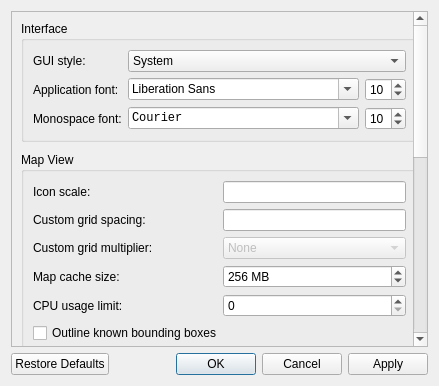
<?xml version="1.0" encoding="UTF-8"?>
<ui version="4.0">
 <class>ConfigDialog</class>
 <widget class="QDialog" name="ConfigDialog">
  <property name="windowTitle">
   <string>Settings</string>
  </property>
  <property name="windowIcon">
   <iconset resource="../rc/icons.qrc">
    <normaloff>:/icons/logo.png</normaloff>:/icons/logo.png</iconset>
  </property>
  <layout class="QGridLayout" name="gridLayout_8">
   <item row="0" column="0">
    <widget class="QScrollArea" name="scrollArea">
     <property name="sizePolicy">
      <sizepolicy hsizetype="MinimumExpanding" vsizetype="Expanding">
       <horstretch>0</horstretch>
       <verstretch>0</verstretch>
      </sizepolicy>
     </property>
     <property name="horizontalScrollBarPolicy">
      <enum>Qt::ScrollBarAlwaysOff</enum>
     </property>
     <property name="widgetResizable">
      <bool>true</bool>
     </property>
     <widget class="QWidget" name="scrollAreaWidgetContents">
      <layout class="QGridLayout" name="gridLayout">
       <property name="verticalSpacing">
        <number>10</number>
       </property>
       <item row="0" column="0">
        <widget class="QGroupBox" name="groupInterface">
         <property name="title">
          <string>Interface</string>
         </property>
         <layout class="QGridLayout" name="gridLayout_2">
          <item row="3" column="0" colspan="2">
           <widget class="QLabel" name="label_13">
            <property name="text">
             <string>Monospace font:</string>
            </property>
           </widget>
          </item>
          <item row="3" column="2">
           <widget class="QFontComboBox" name="fontComboMono">
            <property name="font">
             <font>
              <family>Courier New</family>
             </font>
            </property>
            <property name="fontFilters">
             <set>QFontComboBox::MonospacedFonts</set>
            </property>
           </widget>
          </item>
          <item row="1" column="2" colspan="3">
           <widget class="StyledComboBox" name="comboStyle">
            <property name="iconSize">
             <size>
              <width>0</width>
              <height>16</height>
             </size>
            </property>
            <item>
             <property name="text">
              <string>System</string>
             </property>
            </item>
            <item>
             <property name="text">
              <string>Dark</string>
             </property>
            </item>
            <item>
             <property name="text">
              <string>Light</string>
             </property>
            </item>
           </widget>
          </item>
          <item row="1" column="0" colspan="2">
           <widget class="QLabel" name="label_4">
            <property name="text">
             <string>GUI style:</string>
            </property>
           </widget>
          </item>
          <item row="2" column="2">
           <widget class="QFontComboBox" name="fontComboNorm">
            <property name="fontFilters">
             <set>QFontComboBox::ScalableFonts</set>
            </property>
           </widget>
          </item>
          <item row="2" column="0" colspan="2">
           <widget class="QLabel" name="label_12">
            <property name="text">
             <string>Application font:</string>
            </property>
           </widget>
          </item>
          <item row="2" column="3" colspan="2">
           <widget class="QSpinBox" name="spinFontSizeNorm">
            <property name="minimum">
             <number>2</number>
            </property>
            <property name="value">
             <number>10</number>
            </property>
           </widget>
          </item>
          <item row="3" column="3" colspan="2">
           <widget class="QSpinBox" name="spinFontSizeMono">
            <property name="minimum">
             <number>1</number>
            </property>
            <property name="value">
             <number>10</number>
            </property>
           </widget>
          </item>
         </layout>
        </widget>
       </item>
       <item row="3" column="0">
        <widget class="QGroupBox" name="groupBox">
         <property name="title">
          <string>Export</string>
         </property>
         <layout class="QGridLayout" name="gridLayout_6">
          <item row="1" column="1">
           <widget class="QLineEdit" name="lineSep"/>
          </item>
          <item row="2" column="0">
           <widget class="QLabel" name="label_8">
            <property name="text">
             <string>CSV cell quotation:</string>
            </property>
           </widget>
          </item>
          <item row="2" column="1">
           <widget class="StyledComboBox" name="comboQuote">
            <item>
             <property name="text">
              <string>Where necessary</string>
             </property>
            </item>
            <item>
             <property name="text">
              <string>Single quotes (')</string>
             </property>
            </item>
            <item>
             <property name="text">
              <string>Double quotes (&quot;)</string>
             </property>
            </item>
           </widget>
          </item>
          <item row="1" column="0">
           <widget class="QLabel" name="label_2">
            <property name="text">
             <string>CSV column separator:</string>
            </property>
           </widget>
          </item>
         </layout>
        </widget>
       </item>
       <item row="2" column="0">
       <widget class="QGroupBox" name="groupSearch">
         <property name="title">
          <string>Seed finding</string>
         </property>
         <layout class="QGridLayout" name="gridLayout_3">
          <item row="0" column="0" colspan="2">
           <widget class="QCheckBox" name="checkEnableSeedFinding">
            <property name="toolTip">
             <string>Show the Search tab for finding seeds that match a set of conditions.</string>
            </property>
            <property name="text">
             <string>Enable seed finding tools</string>
            </property>
           </widget>
          </item>
          <item row="1" column="1">
           <widget class="QLineEdit" name="lineMatching"/>
          </item>
          <item row="1" column="0">
           <widget class="QLabel" name="labelMatching">
            <property name="text">
             <string>Maximum number of matching seeds:</string>
            </property>
           </widget>
          </item>
         </layout>
        </widget>
       </item>
       <item row="4" column="0">
        <widget class="QGroupBox" name="groupSession">
         <property name="title">
          <string>Session</string>
         </property>
         <layout class="QGridLayout" name="gridLayout_4">
          <item row="0" column="0" rowspan="2" colspan="2">
           <widget class="QCheckBox" name="checkRestore">
            <property name="text">
             <string>Restore previous session at launch</string>
            </property>
           </widget>
          </item>
          <item row="3" column="1">
           <widget class="QSpinBox" name="spinAutosave">
            <property name="suffix">
             <string> min</string>
            </property>
            <property name="minimum">
             <number>1</number>
            </property>
            <property name="maximum">
             <number>120</number>
            </property>
            <property name="value">
             <number>10</number>
            </property>
           </widget>
          </item>
          <item row="3" column="0">
           <widget class="QCheckBox" name="checkAutosave">
            <property name="text">
             <string>Autosave every:</string>
            </property>
           </widget>
          </item>
          <item row="2" column="0" colspan="2">
           <widget class="QCheckBox" name="checkWindowPos">
            <property name="text">
             <string>Restore window position</string>
            </property>
           </widget>
          </item>
         </layout>
        </widget>
       </item>
       <item row="5" column="0">
        <widget class="QGroupBox" name="groupMisc">
         <property name="title">
          <string>Miscellaneous</string>
         </property>
         <layout class="QGridLayout" name="gridLayout_5">
          <item row="0" column="0">
           <widget class="QCheckBox" name="checkUpdates">
            <property name="text">
             <string>Check for Seed Atlas updates at startup</string>
            </property>
           </widget>
          </item>
         </layout>
        </widget>
       </item>
       <item row="6" column="0">
        <spacer name="verticalSpacerPreferences">
         <property name="orientation">
          <enum>Qt::Vertical</enum>
         </property>
         <property name="sizeHint" stdset="0">
          <size>
           <width>20</width>
           <height>40</height>
          </size>
         </property>
        </spacer>
       </item>
       <item row="1" column="0">
        <widget class="QGroupBox" name="groupBox_2">
         <property name="title">
          <string>Map View</string>
         </property>
         <layout class="QGridLayout" name="gridLayout_7">
          <item row="5" column="2" colspan="2">
           <widget class="QSpinBox" name="spinThreads"/>
          </item>
          <item row="7" column="0" colspan="4">
           <widget class="QCheckBox" name="checkSmooth">
            <property name="toolTip">
             <string>&lt;html&gt;&lt;head/&gt;&lt;body&gt;&lt;p&gt;Simulate inertia for the map view&lt;/p&gt;&lt;/body&gt;&lt;/html&gt;</string>
            </property>
            <property name="text">
             <string>Smooth map motion</string>
            </property>
           </widget>
          </item>
          <item row="0" column="2" colspan="2">
           <widget class="QLineEdit" name="lineIconScale"/>
          </item>
          <item row="6" column="0" colspan="4">
           <widget class="QCheckBox" name="checkBBoxes">
            <property name="text">
             <string>Outline known bounding boxes</string>
            </property>
           </widget>
          </item>
          <item row="2" column="2" colspan="2">
           <widget class="QLineEdit" name="lineGridSpacing"/>
          </item>
          <item row="4" column="0" colspan="2">
           <widget class="QLabel" name="label_7">
            <property name="text">
             <string>Map cache size:</string>
            </property>
           </widget>
          </item>
          <item row="2" column="0" colspan="2">
           <widget class="QLabel" name="label_6">
            <property name="toolTip">
             <string>Use a fixed grid in blocks instead of outlining the generated map tiles
Leave blank for the default behaviour</string>
            </property>
            <property name="text">
             <string>Custom grid spacing:</string>
            </property>
           </widget>
          </item>
          <item row="3" column="0" colspan="2">
           <widget class="QLabel" name="label_10">
            <property name="text">
             <string>Custom grid multiplier:</string>
            </property>
           </widget>
          </item>
          <item row="3" column="2" colspan="2">
           <widget class="StyledComboBox" name="comboGridMult">
            <property name="enabled">
             <bool>false</bool>
            </property>
            <property name="iconSize">
             <size>
              <width>0</width>
              <height>16</height>
             </size>
            </property>
            <item>
             <property name="text">
              <string>None</string>
             </property>
            </item>
            <item>
             <property name="text">
              <string>2</string>
             </property>
            </item>
            <item>
             <property name="text">
              <string>4</string>
             </property>
            </item>
            <item>
             <property name="text">
              <string>5</string>
             </property>
            </item>
            <item>
             <property name="text">
              <string>10</string>
             </property>
            </item>
           </widget>
          </item>
          <item row="4" column="2" colspan="2">
           <widget class="QSpinBox" name="spinCacheSize">
            <property name="suffix">
             <string> MB</string>
            </property>
            <property name="minimum">
             <number>16</number>
            </property>
            <property name="maximum">
             <number>8192</number>
            </property>
            <property name="singleStep">
             <number>16</number>
            </property>
            <property name="value">
             <number>256</number>
            </property>
           </widget>
          </item>
          <item row="0" column="0" colspan="2">
           <widget class="QLabel" name="label_14">
            <property name="text">
             <string>Icon scale:</string>
            </property>
           </widget>
          </item>
          <item row="5" column="0" colspan="2">
           <widget class="QLabel" name="label_9">
            <property name="text">
             <string>CPU usage limit:</string>
            </property>
           </widget>
          </item>
         </layout>
        </widget>
       </item>
      </layout>
     </widget>
    </widget>
   </item>
   <item row="1" column="0">
    <widget class="QDialogButtonBox" name="buttonBox">
     <property name="orientation">
      <enum>Qt::Horizontal</enum>
     </property>
     <property name="standardButtons">
      <set>QDialogButtonBox::Apply|QDialogButtonBox::Cancel|QDialogButtonBox::Ok|QDialogButtonBox::RestoreDefaults</set>
     </property>
    </widget>
   </item>
  </layout>
 </widget>
 <customwidgets>
  <customwidget>
   <class>StyledComboBox</class>
   <extends>QComboBox</extends>
   <header>src/widgets.h</header>
  </customwidget>
 </customwidgets>
 <resources>
  <include location="../rc/icons.qrc"/>
 </resources>
 <connections>
  <connection>
   <sender>buttonBox</sender>
   <signal>accepted()</signal>
   <receiver>ConfigDialog</receiver>
   <slot>accept()</slot>
   <hints>
    <hint type="sourcelabel">
     <x>248</x>
     <y>254</y>
    </hint>
    <hint type="destinationlabel">
     <x>157</x>
     <y>274</y>
    </hint>
   </hints>
  </connection>
  <connection>
   <sender>buttonBox</sender>
   <signal>rejected()</signal>
   <receiver>ConfigDialog</receiver>
   <slot>reject()</slot>
   <hints>
    <hint type="sourcelabel">
     <x>316</x>
     <y>260</y>
    </hint>
    <hint type="destinationlabel">
     <x>286</x>
     <y>274</y>
    </hint>
   </hints>
  </connection>
 </connections>
</ui>
